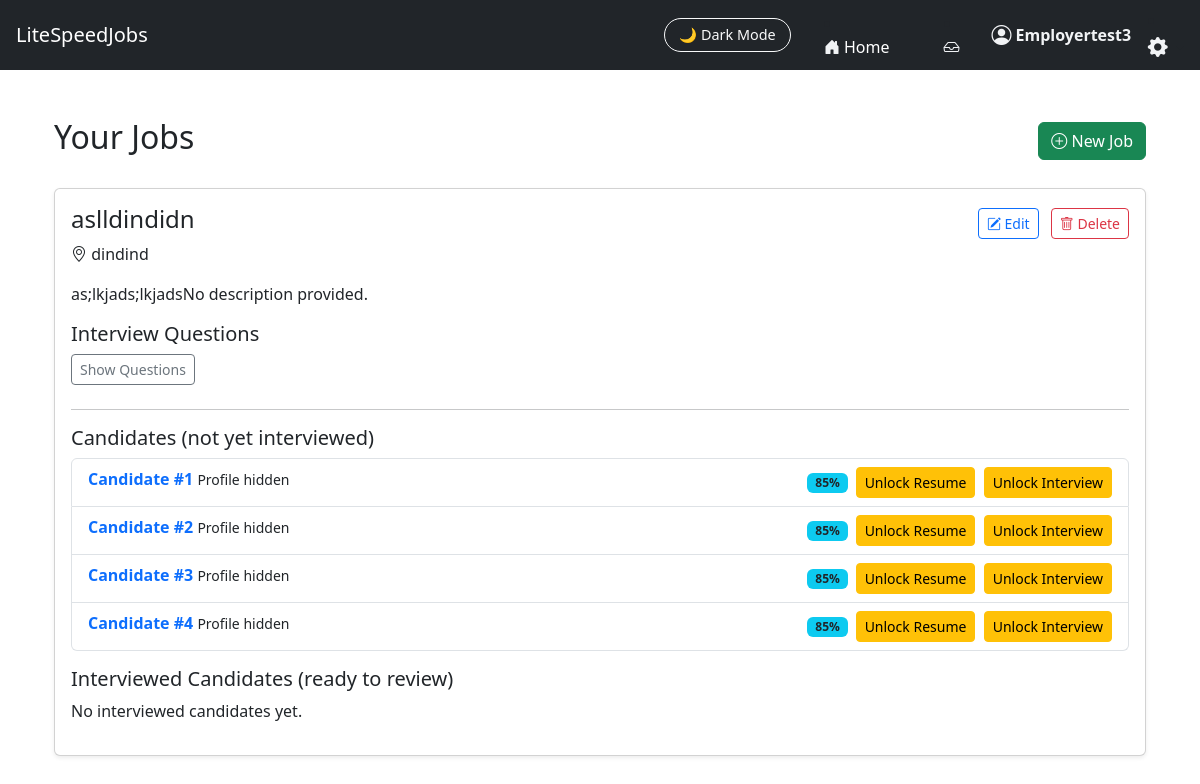
Before: /JobFinder_app/employer_dashboard/ (signed in) with the older database file.
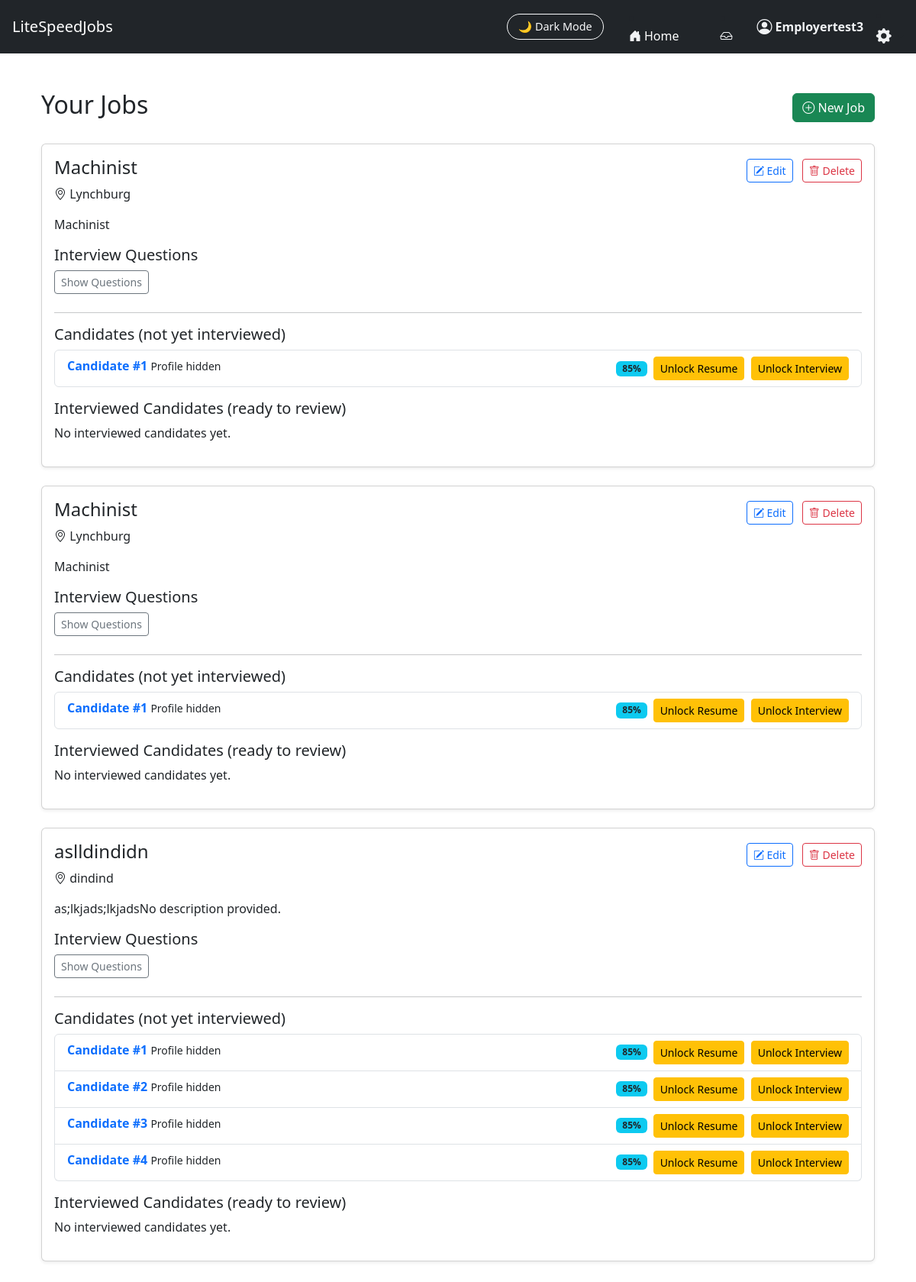
After: the same page with the newer database file.
### JobFinder_app/models.py (models this page shows, shortened)
class Job(models.Model):
    SOFTWARE = "software"
    MACHINIST = "machinist"
    JOB_TYPE_CHOICES = [
        (SOFTWARE, "Software Engineering"),
        (MACHINIST, "Machinist / Fabrication"),
    ]
    user = models.ForeignKey(User, on_delete=models.CASCADE)  # Employer account
    title = models.CharField(max_length=255)
    location = models.CharField(max_length=255, blank=True)
    description = models.TextField(blank=True, default="No description provided.")
    require_video_interview = models.BooleanField(
       default=False,
       help_text="Require candidates to submit video responses to interview questions"
    )
    interview_questions = models.TextField(
        blank=True,
        help_text="Enter one question per line."
    )
    job_type = models.CharField(
        max_length=20,
        choices=JOB_TYPE_CHOICES,
        default=SOFTWARE
    )
    created_at = models.DateTimeField(auto_now_add=True)

class SeekerResume(models.Model):
    user = models.OneToOneField(User, on_delete=models.CASCADE)
    resume = models.FileField(upload_to="resumes/")
    uploaded_at = models.DateTimeField(auto_now=True)

### JobFinder_app/views.py (the view)
# urls.py: path("employer_dashboard/", views.employer_dashboard, name="employer_dashboard"),
def employer_dashboard(request):
    jobs = Job.objects.filter(user=request.user).order_by("-created_at")
    job_data = []
    for job in jobs:
        seekers_qs = match_seekers_for_job(job)
        open_candidates = []
        interviewed_candidates = []
        for idx, seeker in enumerate(seekers_qs, start=1):
            assignment = (
                InterviewAssignment.objects
                .filter(job=job, seeker=seeker)
                .order_by("-assigned_at")
                .first()
            )
            resume_obj = SeekerResume.objects.filter(
                user=seeker,
                resume__isnull=False
            ).exclude(resume="").first()
            resume_exists= SeekerResume.objects.filter(
                user=seeker,
                resume__isnull=False
            ).exclude(resume="").first()
            resume_file = resume_obj.resume if resume_obj else None
            base = {
                "label": f"Candidate #{idx}",
                "user_id": seeker.id,
                "match_percentage": 85,  # stub; you can compute a real score later
                "assignment_id": assignment.id if assignment else None,
                "has_assignment": assignment is not None,
                "completed": assignment.completed if assignment else False,
                "resume_file": resume_file,
                "has_resume": resume_exists,
                "can_interview": has_interview_access(request.user, seeker, job),
                "can_view_resume": has_resume_access(request.user, seeker, job),
                "can_hire": has_hire_access(request.user, seeker, job),
                "interview_sent": bool(assignment),
            }
            if assignment and assignment.completed:
                interviewed_candidates.append(base)
            elif assignment:
                base["interview_sent"] = True
                open_candidates.append(base)
            else:
                base["interview_sent"] = False
                open_candidates.append(base)
        job_data.append({
            "job": job,
            "candidates": open_candidates,
            "interviewed_candidates": interviewed_candidates,
        })
    return render(request, "JobFinder_app/employer_dashboard.html", {
        "job_data": job_data
    })

### JobFinder_app/utils.py (called while the page is built)
def has_interview_access(employer, seeker, job):
    from django.conf import settings
    from .models import EmployerAccess
    return EmployerAccess.objects.filter(
        employer=employer,
        seeker=seeker,
        job=job,
        access_type="interview",
        paid=True,
    ).exists()

def has_resume_access(employer, seeker, job):
    return EmployerAccess.objects.filter(
        employer=employer,
        seeker=seeker,
        job=job,
        access_type="resume",
        paid=True,
    ).exists()

def has_hire_access(employer, seeker, job):
    return EmployerAccess.objects.filter(
        employer=employer,
        seeker=seeker,
        job=job,
        access_type="hire",
        paid=True,
    ).exists()

def match_seekers_for_job(job):
    if job.job_type == Job.SOFTWARE:
        return match_software_seekers(job)
    elif job.job_type == Job.MACHINIST:
        return match_machinist_seekers(job)
    return User.objects.none()

### JobFinder_app/templates/JobFinder_app/employer_dashboard.html (shortened to what the changed rows need)
{% extends "JobFinder_app/base.html" %}
{% block content %}
<div class="container mt-4">
    <div class="d-flex justify-content-between align-items-center mb-4">
        <h2>Your Jobs</h2>
    </div>
    {% if job_data %}
        {% for item in job_data %}
            <div class="card shadow-sm mb-4">
                <div class="card-body">
                    <div class="d-flex justify-content-between align-items-center">
                        <h4>{{ item.job.title }}</h4>
                        <div>
                            <a href="{% url 'edit_job' item.job.id %}"
                               class="btn btn-sm btn-outline-primary me-2">
                                <i class="bi bi-pencil-square"></i> Edit
                            </a>
                            <a href="{% url 'delete_job' item.job.id %}"
                               class="btn btn-sm btn-outline-danger"
                               onclick="return confirm('Delete this job?');">
                                <i class="bi bi-trash"></i> Delete
                            </a>
                        </div>
                    </div>
                    {% if item.job.location %}
                        <p class="dark-muted"><i class="bi bi-geo-alt"></i> {{ item.job.location }}</p>
                    {% endif %}
                    {% if item.job.description %}
                        <p>{{ item.job.description }}</p>
                    {% endif %}
                    {% if item.job.interview_questions %}
                        <h5 class="dark-muted">Interview Questions</h6>
                        <button class="btn btn-outline-secondary btn-sm mb-2"
                                type="button"
                                data-bs-toggle="collapse"
                                data-bs-target="#questions{{ item.job.id }}">
                            Show Questions
                        </button>
                    {% endif %}
                    <hr>
                    <h5>Candidates (not yet interviewed)</h5>
                    {% if item.candidates %}
                        <ul class="list-group mb-3">
                            {% for seeker in item.candidates %}
                                <li class="list-group-item d-flex justify-content-between">
                                    <div>
                                        <a href="{% url 'candidate_summary' item.job.id seeker.user_id %}"
                                        class="text-decoration-none fw-bold text-primary">
                                            {{ seeker.label }}
                                        </a>
                                        <small class="dark-muted">Profile hidden</small>
                                    </div>
                                    <div class="d-flex align-items-center">
                                        <span class="badge bg-info text-dark me-2">
                                            {{ seeker.match_percentage }}%
                                        </span>
                                        {% if seeker.can_view_resume %}
                                            <a href="{% url 'view_resume' item.job.id seeker.user_id %}"
                                            target="_blank"
                                            class="btn btn-sm btn-outline-info">
                                                View Resume
                                            </a>
                                        {% else %}
                                            <a href="{% url 'purchase_resume_access' item.job.id seeker.user_id %}"
                                            class="btn btn-sm btn-warning">
                                                Unlock Resume
                                            </a>
                                        {% endif %}
                                        {% if seeker.can_interview %}
                                            {% if seeker.interview_sent %}
                                                <span class="badge bg-secondary">Interview Sent</span>
                                            {% else %}
                                                <a href="{% url 'send_interview' item.job.id seeker.user_id %}"
                                                class="btn btn-sm btn-outline-success">
                                                    Send Interview
                                                </a>
                                            {% endif %}
                                        {% else %}
                                            <a href="{% url 'purchase_interview_access' item.job.id seeker.user_id %}"
                                            class="btn btn-sm btn-warning">
                                                Unlock Interview
                                            </a>
                                        {% endif %}
                                    </div>
                                </li>
                            {% endfor %}
                        </ul>
                    {% else %}
                        <p class="dark-muted">No open candidates yet.</p>
                    {% endif %}
                    <h5 class="mt-3">Interviewed Candidates (ready to review)</h5>
                    {% if item.interviewed_candidates %}
                        <ul class="list-group">
                            {% for seeker in item.interviewed_candidates %}
                                <li class="list-group-item d-flex justify-content-between">
                                    <div>
                                        <strong>{{ seeker.label }}</strong><br>
                                        <small class="dark-muted">Interview completed</small>
                                    </div>
                                        {% if not seeker.has_resume %}
                                            <span class="text-muted fst-italic">
                                                No resume available
                                            </span>
                                        {% elif seeker.can_view_resume %}
                                            <a href="{% url 'view_resume' seeker.user_id %}"
                                            target="_blank"
                                            class="btn btn-sm btn-outline-info">
                                                View Resume
                                            </a>
                                        {% else %}
                                            <button class="btn btn-sm btn-secondary" disabled>
                                                Locked
                                            </button>
                                            <a href="{% url 'purchase_resume_access' item.job.id seeker.user_id %}"
                                            class="btn btn-sm btn-outline-warning ms-1">
                                                Unlock Resume
                                            </a>
                                        {% endif %}
                                        &nbsp;&nbsp;
                                        {% if seeker.can_interview %}
                                            <a href="{% url 'send_interview' item.job.id seeker.user_id %}"
                                            class="btn btn-sm btn-outline-success">
                                                Send Interview
                                            </a>
                                        {% else %}
                                            <a href="{% url 'purchase_interview_access' item.job.id seeker.user_id %}"
                                            class="btn btn-sm btn-warning">
                                                Unlock Interview
                                            </a>
                                            print(
                                                "ACCESS CHECK:",
                                                job.id,
                                                seeker.id,
                                                has_interview_access(request.user, seeker, job)
                                            )
                                        {% endif %}
                                        {% if seeker.can_hire %}
                                            <a href="{% url 'hire_from_assignment' seeker.assignment_id %}"
                                            class="btn btn-sm btn-outline-primary">
                                                Hire
                                            </a>
                                        {% else %}
                                            <a href="{% url 'purchase_hire_access' item.job.id seeker.user_id %}"
                                            class="btn btn-sm btn-danger">
                                                Unlock Hire
                                            </a>
                                        {% endif %}
                                    </div>
                                </li>
                            {% endfor %}
                        </ul>
                    {% else %}
                        <p class="dark-muted">No interviewed candidates yet.</p>
                    {% endif %}
                </div>
            </div>
        {% endfor %}
    {% else %}
        <div class="alert alert-info">
            You haven’t created any jobs yet.
            <a href="{% url 'create_job' %}">Create your first job</a>.
        </div>
    {% endif %}
</div>
{% endblock %}

Changed rows visible on the page:
added Job: job "Machinist", job.location "Lynchburg", job.description "Machinist", label "Candidate #1", match_percentage "85"
added Job: job "Machinist", job.location "Lynchburg", job.description "Machinist", label "Candidate #1", match_percentage "85"
